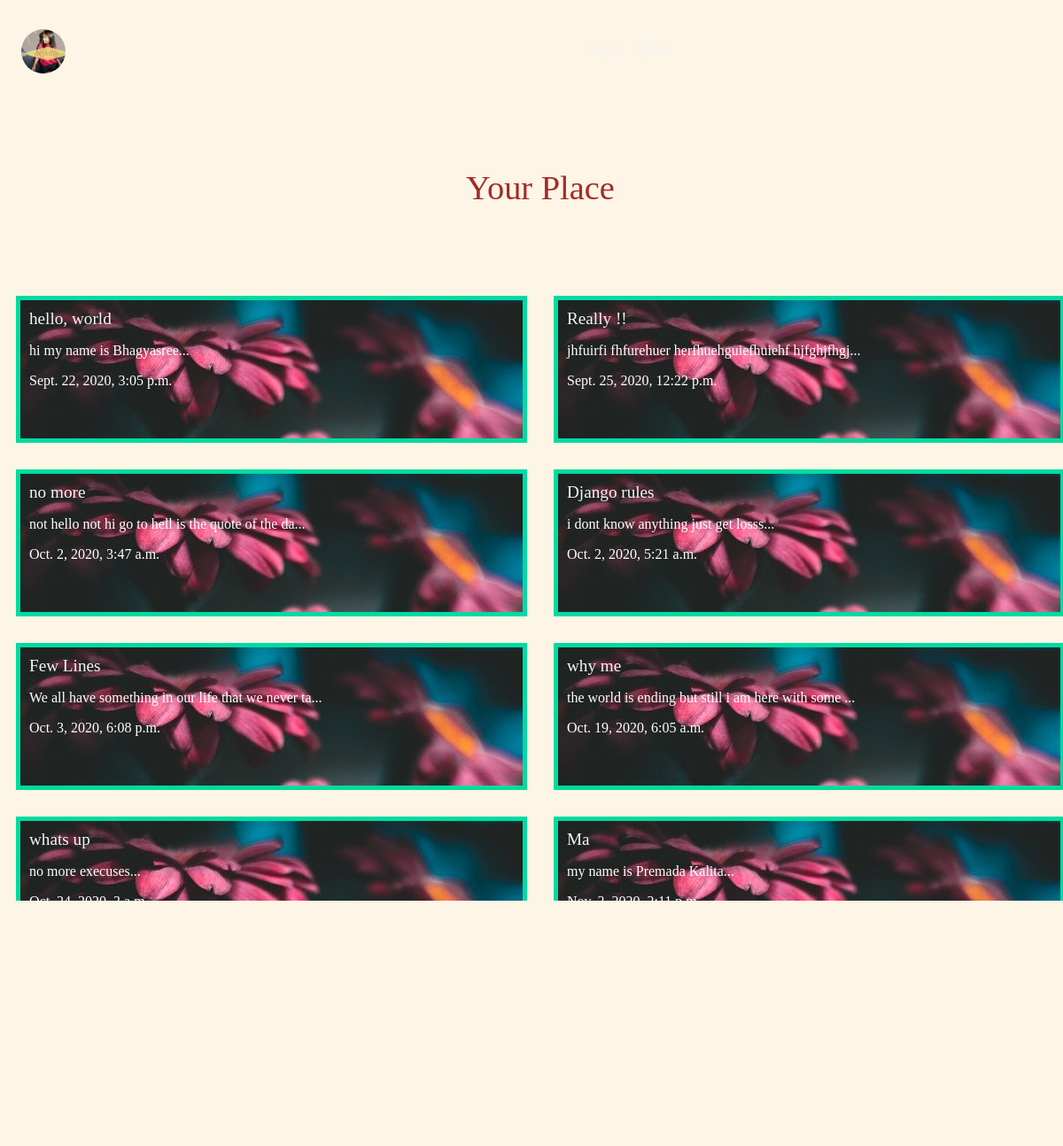
The page / on the database its author committed.
### Articles/models.py (models this page shows, shortened)
class Article(models.Model):
    title = models.CharField(max_length=100)
    body = models.TextField()
    slug = models.SlugField()
    date = models.DateTimeField(auto_now_add=True)
    thumb = models.ImageField(default='default.png', blank=True)
    def snippet(self):
        return self.body[:50] + '...'

### Articles/views.py (the view)
# urls.py: path('', views.Articles, name="list"),
def Articles(request):
    articles = Article.objects.all().order_by('date')
    return render(request, 'Articles/Articles.html', {'articles': articles})

### Articles/templates/Articles/Articles.html
{% extends 'base.html' %} {% block content %}
<h1>Your Place</h1>
<div class="articles">
    {% for article in articles %}
    <div class="article">
        <h2><a href="{% url 'Articles:detail' slug=article.slug %}">{{ article.title }}</a> </h2>
        <p>{{ article.snippet }}</p>
        <p>{{ article.date }}</p>
    </div>
    {% endfor %}
</div>
{% endblock %}

### templates/base.html (shortened to what this page needs)
{% load static %}
<html lang="en">
<head>
    <link rel="stylesheet" type='text/css' href="{% static 'style.css' %}" />
</head>
<body>
    <nav class="navbar">
        <header class="wrapper">
            <h1>
                <a href="{% url 'home' %}"><img class="logo" src="{% static 'bhagya1.jpeg' %}" /></a>
            </h1>
            <ul>
                {% if user.is_authenticated %}
                <li>
                    <form class="logout-link" action="{% url 'accounts:logout' %}" method="post">
                        {% csrf_token %}
                        <button type="submit">Logout</button>
                    </form>
                </li>
                <li><a href="{% url 'Articles:create' %}" class="highlight">New article</a> </li>
                {% else %}
                <li><a href="{% url 'accounts:login' %}">Login</a></li>
                <li><a href="{% url 'accounts:signup' %}">Signup</a></li>
                {% endif %}
            </ul>
    </nav>
    <div class="wrapper">
        {% block content %} {% endblock %}
    </div>
</body>
</html>

### Articles/static/style.css (style rules this page uses)
body { background-color: oldlace; background-repeat: no-repeat; color: #fff; }
body * { font-family: Ubuntu; }
.wrapper .logo { width: 50px; height: 50px; margin: 3px 6px; border-radius: 50%; }
h1, h2, h3, h4, h5 { color: brown; font-weight: normal; margin: 0; }
a, a:hover, a:visited { color: whitesmoke; text-decoration: none; }
.wrapper { width: 100%; margin: 10px; }
div.wrapper h1 { text-align: center; margin: 100px auto; font-size: 2.4em; }
header { display: grid; grid-template-columns: 1fr 1fr; padding: 20px 0; }
nav { top: 0px; height: 80px; width: 100%; }
nav li { display: inline-block; margin-left: 10px; }
.articles { display: grid; grid-template-columns: 1fr 1fr; grid-gap: 30px; }
.article { padding: 10px; border: 5px solid #00dba0; position: relative; padding-bottom: 40px; background-image: url(flower.jpg); }
.article h2 { font-family: 'sans-serif', serif; font-size: 1.2em; }

### rows shown on the page
Article: title "hello, world", snippet "hi my name is Bhagyasree...", date "Sept. 22, 2020, 3:05 p.m."
Article: title "Really !!", snippet "jhfuirfi fhfurehuer herfhuehguiefhuiehf hjfghjfhgj...", date "Sept. 25, 2020, 12:22 p.m."
Article: title "no more", snippet "not hello not hi go to hell is the quote of the da...", date "Oct. 2, 2020, 3:47 a.m."
Article: title "Django rules", snippet "i dont know anything just get losss...", date "Oct. 2, 2020, 5:21 a.m."
Article: title "Few Lines", snippet "We all have something in our life that we never ta...", date "Oct. 3, 2020, 6:08 p.m."
Article: title "why me", snippet "the world is ending but still i am here with some ...", date "Oct. 19, 2020, 6:05 a.m."
Article: title "whats up", snippet "no more execuses...", date "Oct. 24, 2020, 3 a.m."
Article: title "Ma", snippet "my name is Premada Kalita...", date "Nov. 3, 2020, 2:11 p.m."
